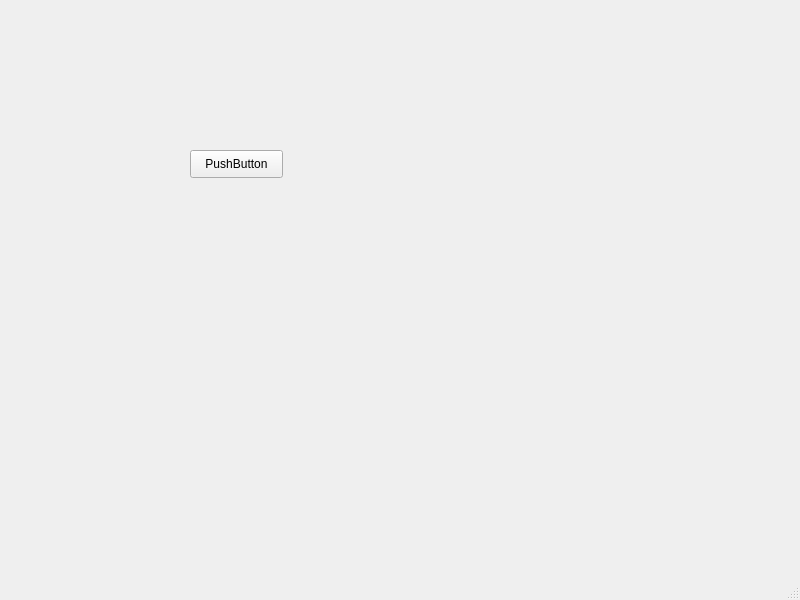
<?xml version="1.0" encoding="UTF-8"?>
<ui version="4.0">
 <class>testMainWindow</class>
 <widget class="QMainWindow" name="testMainWindow">
  <property name="geometry">
   <rect>
    <x>0</x>
    <y>0</y>
    <width>800</width>
    <height>600</height>
   </rect>
  </property>
  <property name="windowTitle">
   <string>MainWindow</string>
  </property>
  <widget class="QWidget" name="centralwidget">
   <widget class="QPushButton" name="pushButton">
    <property name="geometry">
     <rect>
      <x>190</x>
      <y>150</y>
      <width>93</width>
      <height>28</height>
     </rect>
    </property>
    <property name="text">
     <string>PushButton</string>
    </property>
   </widget>
  </widget>
  <widget class="QMenuBar" name="menubar">
   <property name="geometry">
    <rect>
     <x>0</x>
     <y>0</y>
     <width>800</width>
     <height>26</height>
    </rect>
   </property>
  </widget>
  <widget class="QStatusBar" name="statusbar"/>
 </widget>
 <resources/>
 <connections/>
</ui>
